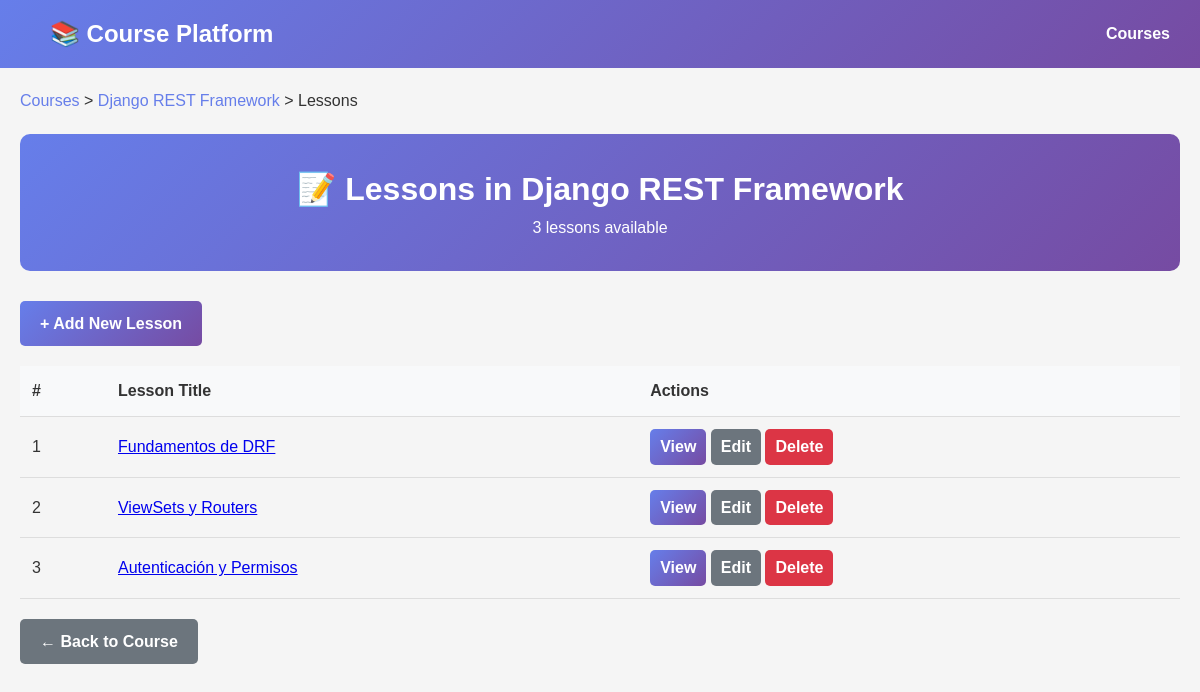
/api/courses/7/lessons/, run on the app's committed database.
### courses/models.py (models this page shows, shortened)
class Course(models.Model):
    title = models.CharField(max_length=200)
    description = models.TextField(blank=True)
    users = models.ManyToManyField('accounts.User', related_name="courses", blank=True)

### lessons/models.py (models this page shows, shortened)
class Lesson(models.Model):
    course = models.ForeignKey('courses.Course', on_delete=models.CASCADE, related_name="lessons")
    title = models.CharField(max_length=200)
    order = models.PositiveIntegerField(default=0)
    class Meta:
        ordering = ["order"]

### lessons/views.py (the view)
# urls.py: path("courses/<int:course_id>/lessons/", views.LessonListView.as_view(), name="lessons_list"),
class LessonListView(ListView):
    model = Lesson
    template_name = "lessons/lesson_list.html"
    context_object_name = "lessons"
    def get_queryset(self):
        self.course = get_object_or_404(Course, id=self.kwargs['course_id'])
        return Lesson.objects.filter(course=self.course)
    def get_context_data(self, **kwargs):
        context = super().get_context_data(**kwargs)
        context['course'] = self.course
        return context
    def render_to_response(self, context, **response_kwargs):
        if self.request.headers.get('Accept') == 'application/json':
            return JsonResponse(LessonSerializer(context['lessons'], many=True).data(), safe=False)
        return super().render_to_response(context, **response_kwargs)

### lessons/templates/lessons/lesson_list.html (shortened to what this page needs)
{% extends "lessons/base.html" %}
{% block content %}
<div class="breadcrumb">
    <a href="{% url 'courses_list' %}">Courses</a> >
    <a href="{% url 'courses_detail' course.id %}">{{ course.title }}</a> > Lessons
</div>
<div class="header">
    <h1>📝 Lessons in {{ course.title }}</h1>
    <p>{{ course.lessons.count }} lessons available</p>
</div>
<div class="actions" style="margin-bottom: 20px;">
    <a href="{% url 'lessons_create' course.id %}" class="btn btn-primary">+ Add New Lesson</a>
</div>
{% if lessons %}
<table>
    <thead>
        <tr>
            <th>#</th>
            <th>Lesson Title</th>
            <th>Actions</th>
        </tr>
    </thead>
    <tbody>
        {% for lesson in lessons %}
        <tr>
            <td>{{ lesson.order }}</td>
            <td>
                <a href="{% url 'lessons_detail' lesson.id %}">{{ lesson.title }}</a>
            </td>
            <td>
                <a href="{% url 'lessons_detail' lesson.id %}" class="btn btn-primary" style="padding: 5px 10px;">View</a>
                <a href="{% url 'lessons_update' lesson.id %}" class="btn btn-secondary" style="padding: 5px 10px;">Edit</a>
                <a href="{% url 'lessons_delete' lesson.id %}" class="btn btn-danger" style="padding: 5px 10px;">Delete</a>
            </td>
        </tr>
        {% endfor %}
    </tbody>
</table>
{% else %}
<div class="card">
    <p>No lessons yet. Add the first lesson to this course.</p>
</div>
{% endif %}
<div class="actions">
    <a href="{% url 'courses_detail' course.id %}" class="btn btn-secondary">← Back to Course</a>
</div>
{% endblock %}

### lessons/templates/lessons/base.html (style rules this page uses)
* { margin: 0; padding: 0; box-sizing: border-box; }
body { font-family: Arial, sans-serif; line-height: 1.6; color: #333; background: #f5f5f5; }
.header { background: linear-gradient(135deg, #667eea 0%, #764ba2 100%); color: white; padding: 30px; border-radius: 10px; margin-bottom: 30px; text-align: center; }
.btn { display: inline-block; padding: 10px 20px; border-radius: 5px; text-decoration: none; font-weight: bold; cursor: pointer; border: none; }
.btn-primary { background: linear-gradient(135deg, #667eea 0%, #764ba2 100%); color: white; }
.btn-danger { background: #dc3545; color: white; }
.btn-secondary { background: #6c757d; color: white; }
.actions { margin-top: 20px; display: flex; gap: 10px; }
.breadcrumb { margin-bottom: 20px; }
.breadcrumb a { color: #667eea; text-decoration: none; }
table { width: 100%; border-collapse: collapse; }
th, td { padding: 12px; text-align: left; border-bottom: 1px solid #ddd; }
th { background: #f8f9fa; font-weight: bold; }

### data on the page
Course: title "Django REST Framework", lessons.count "3"
Lesson: order "1", title "Fundamentos de DRF"
Lesson: order "2", title "ViewSets y Routers"
Lesson: order "3", title "Autenticación y Permisos"
